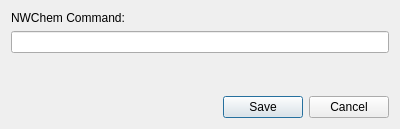
<?xml version="1.0" encoding="UTF-8"?>
<ui version="4.0">
 <class>PreferencesWindow</class>
 <widget class="QWidget" name="PreferencesWindow">
  <property name="windowModality">
   <enum>Qt::ApplicationModal</enum>
  </property>
  <property name="geometry">
   <rect>
    <x>0</x>
    <y>0</y>
    <width>400</width>
    <height>129</height>
   </rect>
  </property>
  <property name="windowTitle">
   <string>Preferences</string>
  </property>
  <layout class="QVBoxLayout" name="verticalLayout">
   <item>
    <widget class="QLabel" name="NWChemLabel">
     <property name="text">
      <string>NWChem Command:</string>
     </property>
    </widget>
   </item>
   <item>
    <widget class="QLineEdit" name="NWChemEntry"/>
   </item>
   <item>
    <spacer name="verticalSpacer">
     <property name="orientation">
      <enum>Qt::Vertical</enum>
     </property>
     <property name="sizeHint" stdset="0">
      <size>
       <width>20</width>
       <height>40</height>
      </size>
     </property>
    </spacer>
   </item>
   <item>
    <widget class="QDialogButtonBox" name="buttonBox">
     <property name="standardButtons">
      <set>QDialogButtonBox::Cancel|QDialogButtonBox::Save</set>
     </property>
    </widget>
   </item>
  </layout>
 </widget>
 <resources/>
 <connections/>
</ui>
